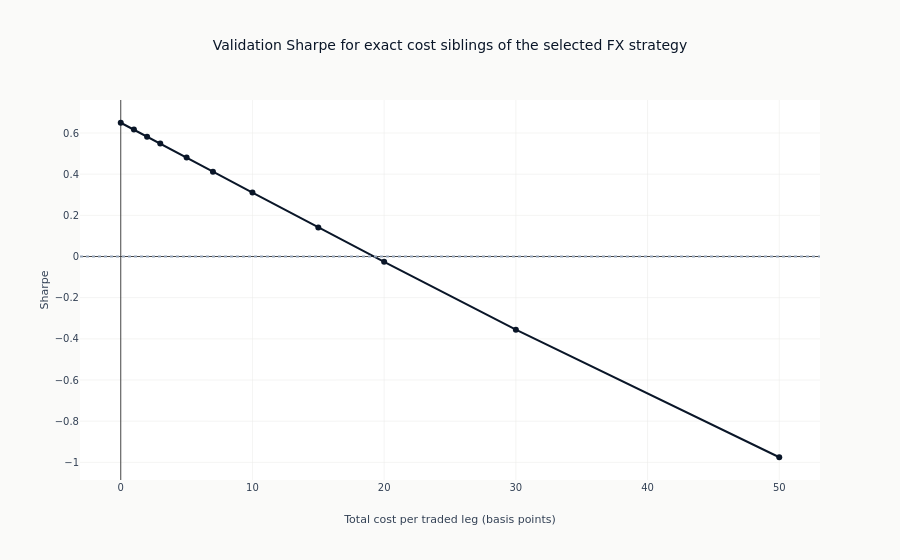

The notebook cell this image was saved under:
### Code cell
cost_figure = px.line(
    cost_evidence,
    x="total_cost_bps",
    y="sharpe",
    markers=True,
    title="Validation Sharpe for exact cost siblings of the selected FX strategy",
    labels={"total_cost_bps": "Total cost per traded leg (basis points)", "sharpe": "Sharpe"},
)
cost_figure.add_hline(y=0, line_dash="dot", line_color=COLORS["recede"])
cost_figure.show()

### Figure 1 — Plotly figure (JSON) as saved in the notebook; plotly's stock layout.template omitted (floating-point values rounded to 4 significant figures)
{"data": [{"hovertemplate": "Total cost per traded leg (basis points)=%{x}<br>Sharpe=%{y}<extra></extra>", "legendgroup": "", "line": {"color": "#0a1628", "dash": "solid"}, "marker": {"symbol": "circle"}, "mode": "lines+markers", "name": "", "orientation": "v", "showlegend": false, "type": "scatter", "x": [0.0, 1.0, 2.0, 3.0, 5.0, 7.0, 10.0, 15.0, 20.0, 30.0, 50.0], "xaxis": "x", "y": [0.6499, 0.6165, 0.582, 0.5485, 0.4808, 0.4122, 0.3105, 0.1416, -0.02598, -0.3557, -0.9752], "yaxis": "y"}], "layout": {"legend": {"tracegroupgap": 0}, "shapes": [{"line": {"color": "#94a3b8", "dash": "dot"}, "type": "line", "x0": 0, "x1": 1, "xref": "x domain", "y0": 0, "y1": 0, "yref": "y"}], "title": {"text": "Validation Sharpe for exact cost siblings of the selected FX strategy"}, "xaxis": {"anchor": "y", "domain": [0.0, 1.0], "title": {"text": "Total cost per traded leg (basis points)"}}, "yaxis": {"anchor": "x", "domain": [0.0, 1.0], "title": {"text": "Sharpe"}}}}
